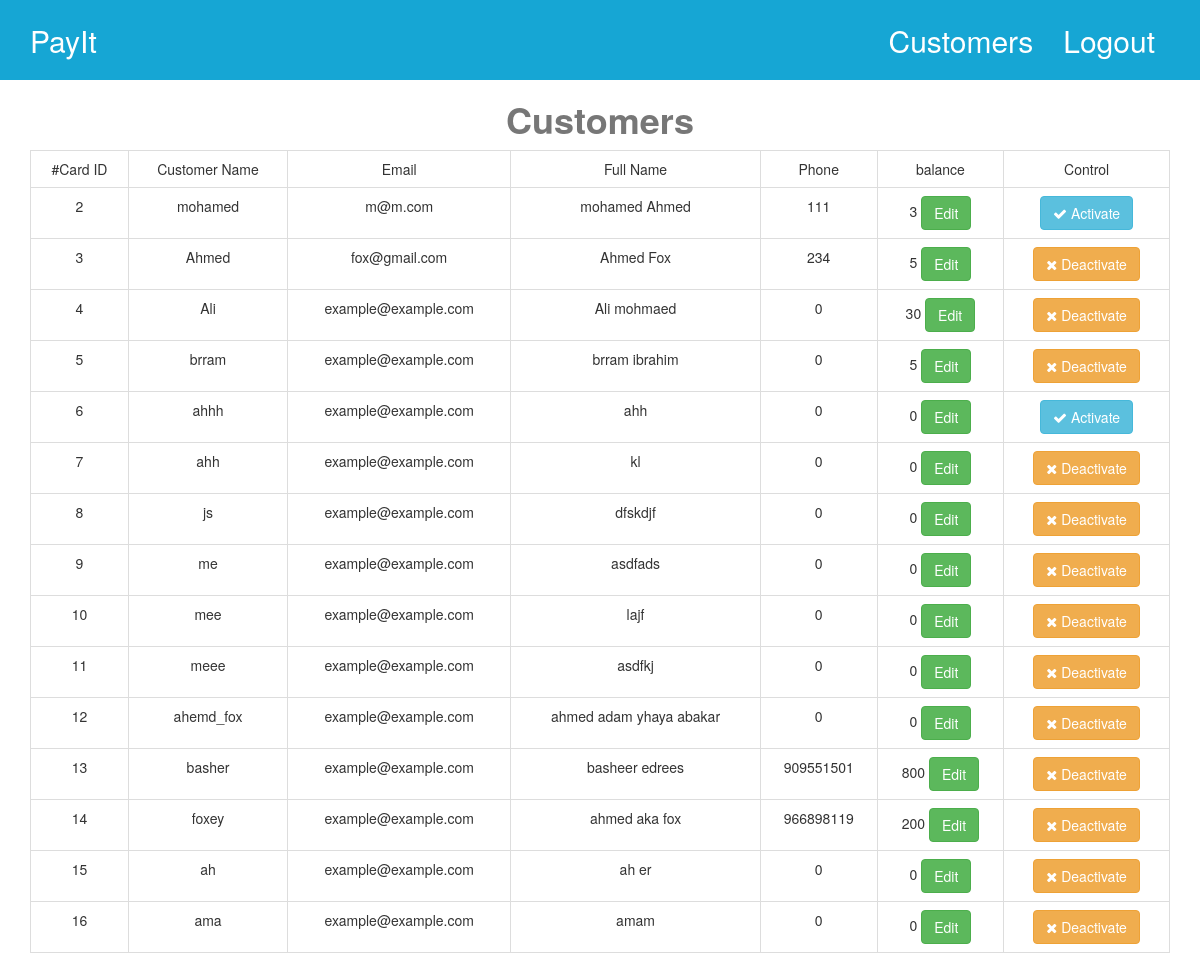
Screenshot of /Cpanel/members.php (signed in) with the database file from the repository.
### tables this page shows
CREATE TABLE `users` (
  `cardid` int(11) NOT NULL,
  `username` varchar(255) NOT NULL,
  `password` varchar(255) NOT NULL,
  `status` tinyint(4) NOT NULL DEFAULT '0',
  `groupid` tinyint(4) NOT NULL DEFAULT '0',
  `balance` int(11) NOT NULL DEFAULT '0',
  `fullname` varchar(255) NOT NULL DEFAULT 'UnKnown',
  `email` varchar(255) NOT NULL DEFAULT 'example@example.com',
  `phone` int(11) NOT NULL DEFAULT '0'
);

### Cpanel/members.php (the view, shortened to what this page needs)
<?php
include "header.php";
if(isset($_SESSION['ad'])){
    $stmt = $conn->prepare("SELECT * FROM users WHERE groupid != 1 ORDER BY cardid ASC");
    $stmt->execute();
    $rows = $stmt->fetchAll();
    if(!empty($rows)){
?>
<h1 class="text-center pro">Customers</h1>
<div class="container">
				<div class="table-responsive">
					<table class="main-table manage-members text-center table table-bordered">
						<tr>
							<td>#Card ID</td>
							<td>Customer Name</td>
							<td>Email</td>
							<td>Full Name</td>
							<td>Phone</td>
							<td>balance</td>
							<td>Control</td>
						</tr>
						<?php
							foreach($rows as $row){
								echo "<tr>";
									echo "<td>" . $row['cardid'] . "</td>";
									echo "<td>" . $row['username'] . "</td>";
									echo "<td>" . $row['email'] . "</td>";
									echo "<td>" . $row['fullname'] . "</td>";
									echo "<td>" . $row['phone'] . "</td>";
									echo "<td>" . $row['balance'] . " <a class='btn btn-success' href='editB.php?id=".$row['cardid']."'>Edit</a></td>";
									echo "<td>";
								if($row['status'] == 0){
									echo "<a href='activate.php?id=".$row['cardid']."' class='btn btn-info activate' data-view='".$row['cardid']."' id=''> <i class='fa fa-check'></i>  Activate </a> ";
								}elseif($row['status'] == 1){
									echo "<a href='deactivate.php?id=".$row['cardid']."' class='btn btn-warning deactivate' data-target='".$row['cardid']."' id=''> <i class='fa fa-close'></i>  Deactivate </a> ";
								}
										echo "</td>";
								echo "</tr>";
							}
						?>
					</table>
				</div>
			</div>
<?php
}else{
    echo "Empty !";
}?>
<?php
}else{
    header('location: Dashboard.php');
    exit();
}
include "footer.php";
?>

### Cpanel/header.php (shortened to what this page needs)
<!DOCTYPE html>
<html>
	<head>
		<link rel="stylesheet" href="css/bootstrap.min.css">
		<link rel="stylesheet" href="css/font-awesome.min.css">
		<link rel="stylesheet" href="css/backend.css">
	</head>
	<body >
<?php
  if(!isset($noNavbar)){
  include 'navbar.php';
}
?>

### Cpanel/navbar.php (shortened to what this page needs)
 <nav class="navbar navbar-default">
  <div class="container">
    <div class="navbar-header">
      <a class="navbar-brand" href="index.php"> PayIt </a>
    </div>
    <div class="collapse navbar-collapse" id="app-nav">
      <ul class="nav navbar-nav navbar-right">
        <li><a href="members.php">Customers</a></li>
        <li><a href="logout.php">Logout</a></li>
      </ul>
    </div>
  </div>
</nav>

### Cpanel/footer.php (shortened to what this page needs)
	</body>
</html>

### Cpanel/css/backend.css (style rules this page uses)
body { padding: 0px; margin: 0px; }
.navbar { border-radius: 0px; height: 80px; }
.navbar-default { background-color: #16a6d4; border-color: #16a6d4; margin: 0; }
.navbar-default .navbar-brand { color: #fff; font-size: 30px; padding-top: 30px }
.navbar-right { color: #fff; font-size: 30px; padding-top: 15px }
.navbar-default .navbar-collapse, .navbar-default .navbar-form { border: none }
.navbar-default .navbar-nav > li > a { color: #fff; background-color: #16a6d4; }
.pro { font-weight: bold; color: #777; }

### rows the page displays
users: cardid "2", username "mohamed", email "m@m.com", fullname "mohamed Ahmed", phone "111", balance "3"
users: cardid "3", username "Ahmed", email "fox@gmail.com", fullname "Ahmed Fox", phone "234", balance "5"
users: cardid "4", username "Ali", email "example@example.com", fullname "Ali mohmaed", phone "0", balance "30"
users: cardid "5", username "brram", email "example@example.com", fullname "brram ibrahim", phone "0", balance "5"
users: cardid "6", username "ahhh", email "example@example.com", fullname "ahh", phone "0", balance "0"
users: cardid "7", username "ahh", email "example@example.com", fullname "kl", phone "0", balance "0"
users: cardid "8", username "js", email "example@example.com", fullname "dfskdjf", phone "0", balance "0"
users: cardid "9", username "me", email "example@example.com", fullname "asdfads", phone "0", balance "0"
users: cardid "10", username "mee", email "example@example.com", fullname "lajf", phone "0", balance "0"
users: cardid "11", username "meee", email "example@example.com", fullname "asdfkj", phone "0", balance "0"
users: cardid "12", username "ahemd_fox", email "example@example.com", fullname "ahmed adam yhaya abakar", phone "0", balance "0"
users: cardid "13", username "basher", email "example@example.com", fullname "basheer edrees", phone "909551501", balance "800"
users: cardid "14", username "foxey", email "example@example.com", fullname "ahmed aka fox", phone "966898119", balance "200"
users: cardid "15", username "ah", email "example@example.com", fullname "ah er", phone "0", balance "0"
users: cardid "16", username "ama", email "example@example.com", fullname "amam", phone "0", balance "0"
